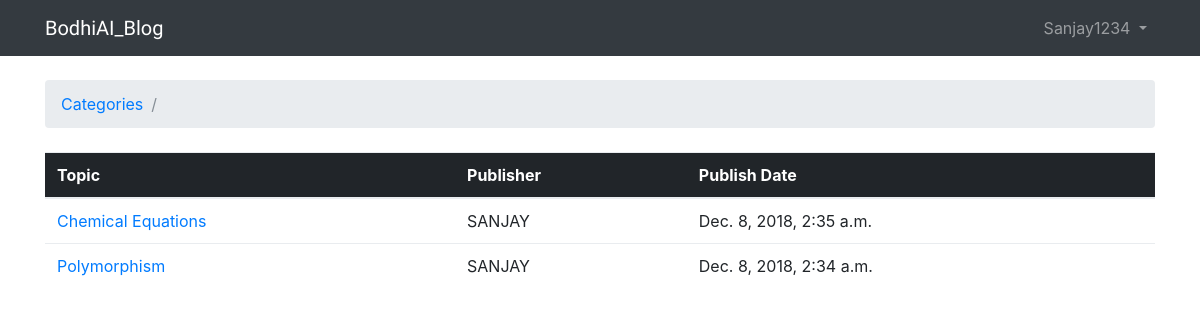
Screenshot of /categories/2/ (signed in) with the database file from the repository.
### BodhiAI_Blog_App/models.py (models this page shows, shortened)
class Topic(models.Model):
    subject = models.CharField(max_length=255)
    last_updated = models.DateTimeField(auto_now_add=True)
    category = models.ForeignKey(Category,on_delete=models.CASCADE, related_name='topics')
    Publisher = models.ForeignKey(User,on_delete=models.CASCADE,related_name='topics')

### BodhiAI_Blog_App/views.py (the view)
# urls.py: url(r'^categories/(?P<pk>\d+)/$', views.category_topics, name='category_topics'),
def category_topics(request, pk):
    category = get_object_or_404(Category, pk=pk)
    topics = category.topics.order_by('-last_updated')
    return render(request, 'topics.html', {'category': category, 'topics': topics})

### templates/topics.html (shortened to what this page needs)
{% extends 'base.html' %}
{% block breadcrumb %}
  <li class="breadcrumb-item"><a href="{% url 'home' %}">Categories</a></li>
  <li class="breadcrumb-item active">{{ categoy.name }}</li>
{% endblock %}
{% block content %}
  <table class="table">
    <thead class="thead-inverse">
      <tr>
        <th>Topic</th>
        <th>Publisher</th>
        <th>Publish Date</th>
      </tr>
    </thead>
    <tbody>
      {% for topic in topics %}
        <tr>
          <td><a href="{% url 'topic_posts' category.pk topic.pk %}">{{ topic.subject }}</a></td>
          <td>{{ topic.Publisher.username }}</td>
          <td>{{ topic.last_updated }}</td>
        </tr>
      {% endfor %}
    </tbody>
  </table>
{% endblock %}

### templates/base.html (shortened to what this page needs)
{% load static %}
<html>
  <head>
    <link rel="stylesheet" href="{% static 'img/css/bootstrap.min.css' %}">
    <link rel="stylesheet" href="{% static 'img/css/app.css' %}">
  </head>
  <body>
    {% block body %}
      <nav class="navbar navbar-expand-sm navbar-dark bg-dark">
        <div class="container">
          <a class="navbar-brand" href="{% url 'home' %}">BodhiAI_Blog</a>
          <div class="collapse navbar-collapse" id="mainMenu">
            {% if user.is_authenticated %}
              <ul class="navbar-nav ml-auto">
                <li class="nav-item dropdown">
                  <a class="nav-link dropdown-toggle" href="#" id="userMenu" data-toggle="dropdown" aria-haspopup="true" aria-expanded="false">
                    {{ user.username }}
                  </a>
                  </div>
            {% endif %}
          </div>
      </nav>
      <div class="container">
        <ol class="breadcrumb my-4">
          {% block breadcrumb %}
          {% endblock %}
        </ol>
        {% block content %}
        {% endblock %}
      </div>
    {% endblock body %}
  </body>
</html>

### static/img/css/app.css (style rules this page uses)
.navbar-brand { font-family: 'Peralta', cursive; }

### rows the page displays
Topic: subject "Chemical Equations", Publisher.username "SANJAY", last_updated "Dec. 8, 2018, 2:35 a.m."
Topic: subject "Polymorphism", Publisher.username "SANJAY", last_updated "Dec. 8, 2018, 2:34 a.m."

### other values shown
{{ user.username }} "Sanjay1234"
